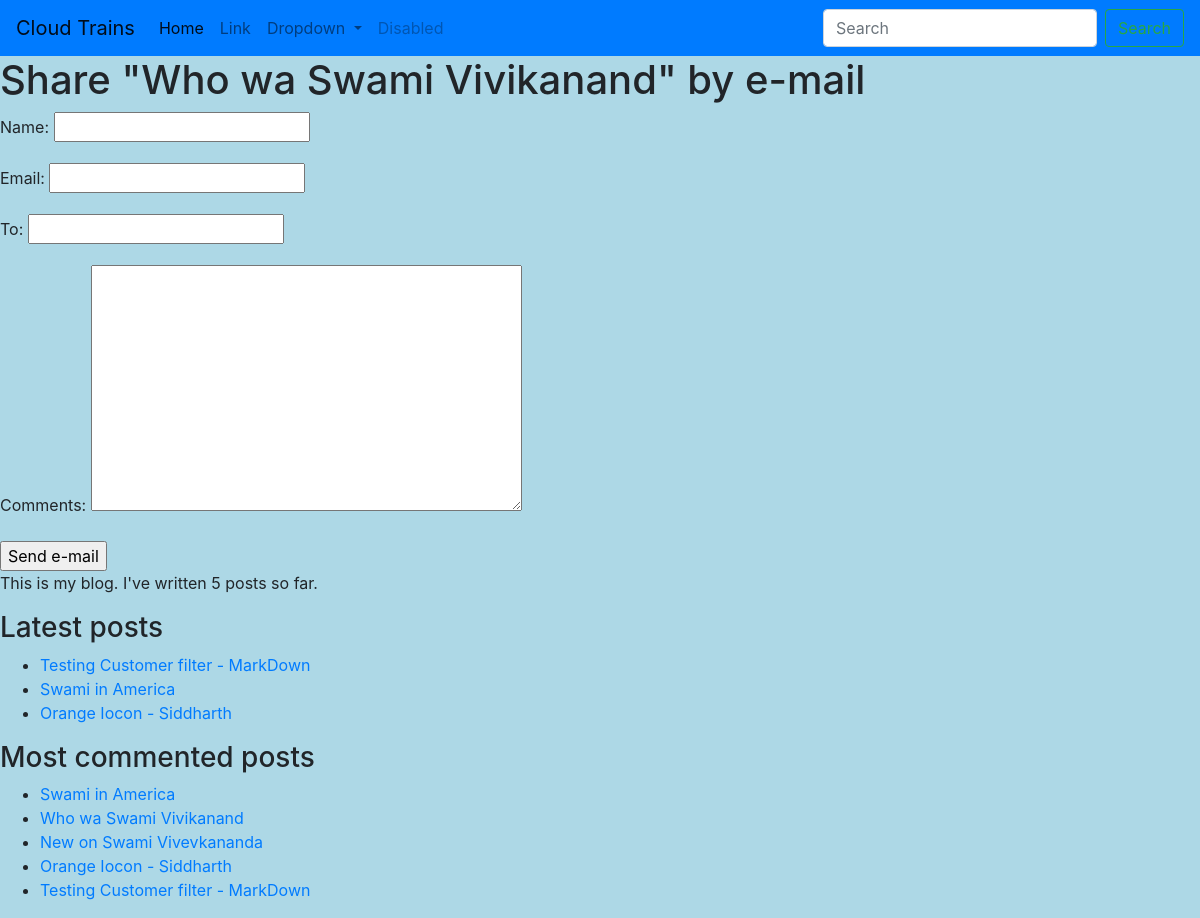
Screenshot of /blog/1/share/ with the database file from the repository.
### blog/models.py (models this page shows, shortened)
class Post(models.Model):
    tag = TaggableManager()
    objects = models.Manager()  # default Manager
    published = PublishedManager()  # Custom Manager
    def get_absolute_url(self):
        return reverse('blog:post_detail',
                       args=[self.publish.year,
                             self.publish.month,
                             self.publish.day,
                             self.slug])
    STATUS_CHOICES = (('draft', 'Draft'),
                      ('published', 'Published'),
                      )
    title = models.CharField(max_length=255)
    slug = models.SlugField(max_length=250, unique_for_date='publish')
    author = models.ForeignKey(User, on_delete=models.CASCADE,
                               related_name='blog_posts')
    body = models.TextField()
    publish = models.DateTimeField(default=timezone.now)
    created = models.DateTimeField(auto_now_add=True)
    updated = models.DateTimeField(auto_now=True)
    status = models.CharField(max_length=10,
                              choices=STATUS_CHOICES,
                              default='draft')
    deleted = models.BooleanField(default=False)
    delete_on = models.DateTimeField(null=True, blank=True)
    class Meta:
        ordering = ['-publish']

### blog/views.py (the view)
# urls.py: path('<int:post_id>/share/', views.post_share, name='post_share'),
def post_share(request, post_id):
    post = get_object_or_404(Post, id=post_id, status='published')
    sent = False
    if request.method == 'POST':
        form = EmailPostForm(request.POST)
        print(dir(form))
        if form.is_valid():
            cd = form.cleaned_data
            post_url = request.build_absolute_uri(post.get_absolute_url())
            subject = '{} ({}) recommends you reading " {}"'.format(cd['name'], cd['email'], post.title)
            message = 'Read "{}" at {} \n\n{}\'s comments: {}'.format(post.title, post_url, cd['name'], cd['comments'])
            send_mail(subject, message, 'admin@myblog.com',
                      [cd['to']])
            sent = True
    else:
        form = EmailPostForm()
    return render(request, 'blog/post/share.html',
                  {'post': post,
                   'form': form,
                   'sent': sent})

### blog/forms.py
class EmailPostForm(forms.Form):
    name = forms.CharField(max_length=25)
    email = forms.EmailField()
    to = forms.EmailField()
    comments = forms.CharField(required=False, widget=forms.Textarea)

### blog/models.py (called while the page is built)
    def get_queryset(self):
        return super(PublishedManager, self).get_queryset().filter(status='published')

### blog/templatetags/blog_tags.py (called while the page is built)
@register.simple_tag()
def total_posts():
    return Post.published.count()

@register.inclusion_tag('blog/post/latest_posts.html')
def show_latest_posts(count):
    latest_posts = Post.published.order_by('-publish')[:count]
    return {'latest_posts': latest_posts}

@register.simple_tag
def get_most_commented_posts(count=5):
    return Post.published.annotate(total_comments=Count('comments')).order_by('-total_comments')[:count]

### blog/templates/blog/post/share.html (shortened to what this page needs)
{% extends "blog/base.html" %}
{% block content %}
    {% if sent %}
        <h3 class="alert alert-success">E-mail successfully sent</h3>
        <p>
            "{{ post.title }}" was successfully sent to {{ form.cleaned_data.to }}.
        </p>
        <p>
        <a href="{{ post.get_absolute_url }}">Go back to blog</a>
        </p>
    {% else %}
        <h1>Share "{{ post.title }}" by e-mail</h1>
        <form action="." method="post">
            {{ form.as_p }}
            <input type="submit" value="Send e-mail">
        </form>
    {% endif %}
{% endblock %}

### blog/templates/blog/base.html (shortened to what this page needs)
{% load static %}
{% load blog_tags %}
<!DOCTYPE html>
<html lang="en">
<head>
    <link href="https://stackpath.bootstrapcdn.com/bootstrap/4.4.1/css/bootstrap.min.css" rel="stylesheet">
    <link href="{% static 'css/blog.css' %}" rel=stylesheet>
</head>
<body>
<div id="navbar">
    <nav class="navbar navbar-expand-lg navbar-light bg-primary">
        <a class="navbar-brand" href="#">Cloud Trains</a>
        <div class="collapse navbar-collapse" id="navbarSupportedContent">
            <ul class="navbar-nav mr-auto">
                <li class="nav-item active">
                    <a class="nav-link" href="#">Home <span class="sr-only">(current)</span></a>
                </li>
                <li class="nav-item">
                    <a class="nav-link" href="#">Link</a>
                </li>
                <li class="nav-item dropdown">
                    <a class="nav-link dropdown-toggle" href="#" id="navbarDropdown" role="button"
                       data-toggle="dropdown" aria-haspopup="true" aria-expanded="false">
                        Dropdown
                    </a>
                </li>
                <li class="nav-item">
                    <a class="nav-link disabled" href="#">Disabled</a>
                </li>
            </ul>
            <form class="form-inline my-2 my-lg-0">
                <input class="form-control mr-sm-2" type="search" placeholder="Search" aria-label="Search">
                <button class="btn btn-outline-success my-2 my-sm-0" type="submit">Search</button>
            </form>
        </div>
    </nav>
</div>
<div id="content">
    {% block content %}
    {% endblock %}
</div>
<div id="sidebar">
    <p>This is my blog. I've written {% total_posts %} posts so far.</p>
    <h3>Latest posts</h3>
    {% show_latest_posts 3 %}
    <h3>Most commented posts</h3>
    {% get_most_commented_posts as most_commented_posts %}
    <ul>
        {% for post in most_commented_posts %}
            <li>
                <a href="{{ post.get_absolute_url }}">{{ post.title }}</a>
            </li>
        {% endfor %}
    </ul>
</div>
</body>
</html>

### blog/templates/blog/post/latest_posts.html
<ul>
    {% for post in latest_posts %}
        <li>
            <a href="{{ post.get_absolute_url }}">{{ post.title }}</a>
        </li>
    {% endfor %}
</ul>

### static/css/blog.css (style rules this page uses)
body { background-color: lightblue; }

### rows the page displays
Post: title "Who wa Swami Vivikanand"
Post: title "Testing Customer filter - MarkDown"
Post: title "Swami in America"
Post: title "Orange Iocon - Siddharth"
Post: title "New on Swami Vivevkananda"
